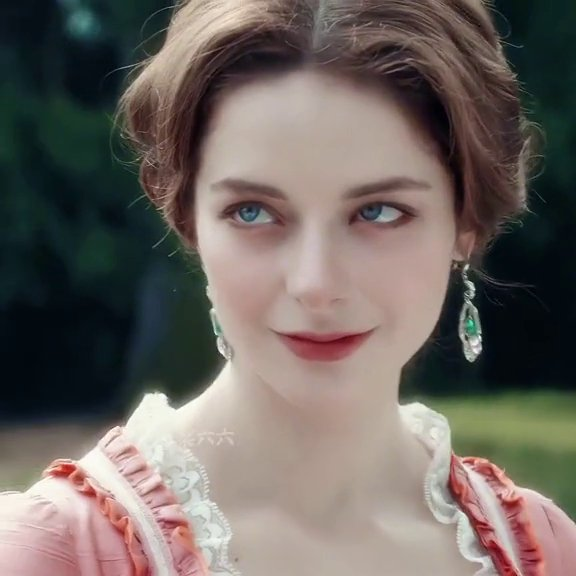
#> input picture data/processed/frames/Alesandrova Marina/Alesandrova Marina_002.jpg, 576 x 576 px; its folder holds only this picture in this run
$ python extract_frames_only.py
#> lines starting #> are read from the running program, lines starting #| are printed output that depends on the picture
#> pass 2 of the loop in generate_embeddings_from_frames, `for identity_dir in frames_dir.iterdir():`:
"""
Generate embeddings without PyTorch - using histogram-based features
"""

import os
import sys
import json
import numpy as np
from pathlib import Path
from PIL import Image
from sklearn.preprocessing import StandardScaler
from sklearn.decomposition import PCA
import warnings
warnings.filterwarnings('ignore')


def extract_histogram_features(image_path, bins=32):
    """Extract color histogram features from image."""
#> called with bins = 32
    try:
        img = Image.open(image_path).convert("RGB")
#> img is the input picture: PIL image 576x576 RGB; mean R, G, B 110.1, 101.8, 96.7
        img = img.resize((224, 224))
#> img: PIL image 224x224 RGB
        img_array = np.array(img)

        features = []

        # Color histograms for each channel
        for channel in range(3):
            hist, _ = np.histogram(img_array[:, :, channel], bins=bins, range=(0, 256))
            hist = hist.astype(np.float32) / hist.sum()  # Normalize
            features.extend(hist)
#> after the loop, features = 96 values, max 0.105 at index 22, min 3.99e-05 at index 95, mean 0.0312

        # Spatial color distribution (divide image into 4 quadrants)
        h, w = img_array.shape[:2]
#> h = 224; w = 224
        quadrants = [
            img_array[:h//2, :w//2],
            img_array[:h//2, w//2:],
            img_array[h//2:, :w//2],
            img_array[h//2:, w//2:]
        ]

        for quad in quadrants:
            for channel in range(3):
                mean_val = np.mean(quad[:, :, channel])
                std_val = np.std(quad[:, :, channel])
                features.extend([mean_val / 255.0, std_val / 255.0])
#> this loop made 4 passes
#> after the loop, features = 120 values, max 0.537 at index 114, min 3.99e-05 at index 95, mean 0.0904
#> in extract_combined_features, `color_feats = extract_histogram_features(image_path, bins=32)`: color_feats has the same summary as features in extract_histogram_features

        return np.array(features, dtype=np.float32)
    except Exception as e:
        print(f"[WARN] Failed to extract features from {image_path}: {e}")
        return None


def extract_hog_features(image_path, pixels_per_cell=32, cells_per_block=2, bins=9):
    """Extract HOG-like features without skimage."""
#> called with pixels_per_cell = 32, cells_per_block = 2, bins = 9
    try:
        from skimage import color, feature
        from skimage.transform import resize

        img = Image.open(image_path).convert("RGB")
        img = img.resize((128, 128))
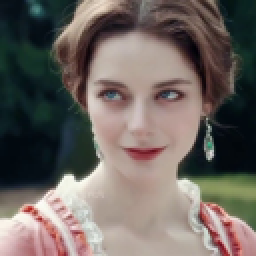
#> img: PIL image 128x128 RGB (shown 2 times larger); mean R, G, B 110.1, 101.8, 96.7
        img_array = np.array(img, dtype=np.float32) / 255.0

        # Convert to grayscale
        gray = color.rgb2gray(img_array)
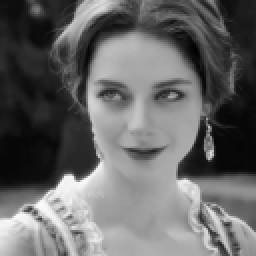
#> gray: shape (128, 128) float32 (shown 2 times larger); min 0.00476, max 0.988, mean 0.405

        # Extract HOG
        hog_features = feature.hog(
            gray,
            orientations=bins,
            pixels_per_cell=(pixels_per_cell, pixels_per_cell),
            cells_per_block=(cells_per_block, cells_per_block),
            block_norm='L2-Hys',
            visualize=False,
            feature_vector=True
        )
#> hog_features = 324 values, max 0.291 at index 9, min 0.00847 at index 223, mean 0.149

        return hog_features.astype(np.float32)
    except ImportError:
        # Fallback to simple edge features
        try:
            img = Image.open(image_path).convert("RGB")
            img = img.resize((64, 64))
            img_array = np.array(img, dtype=np.float32) / 255.0

            # Simple edge detection using gradient
            gray = np.mean(img_array, axis=2)
            dx = np.diff(gray, axis=1)
            dy = np.diff(gray, axis=0)

            # Histogram of gradients
            hist_dx, _ = np.histogram(dx.flatten(), bins=16, range=(-1, 1))
            hist_dy, _ = np.histogram(dy.flatten(), bins=16, range=(-1, 1))

            features = np.concatenate([
                hist_dx.astype(np.float32) / (hist_dx.sum() + 1e-10),
                hist_dy.astype(np.float32) / (hist_dy.sum() + 1e-10)
            ])

            return features
        except:
            return None
    except Exception as e:
        return None


def extract_combined_features(image_path):
    """Extract combined color and texture features."""
    color_feats = extract_histogram_features(image_path, bins=32)
    texture_feats = extract_hog_features(image_path)
#> texture_feats has the same summary as hog_features in extract_hog_features

    if color_feats is None and texture_feats is None:
        return None

    if color_feats is None:
        return texture_feats
    if texture_feats is None:
        return color_feats

    return np.concatenate([color_feats, texture_feats])


def generate_embeddings_from_frames(frames_dir, output_dir, batch_size=32):
    """Generate embeddings from extracted frames."""
    print("[INFO] Scanning for frames...")
    frames_dir = Path(frames_dir)

    all_frames = []
    identity_mapping = {}
    image_id_to_path = {}

    # Collect all frame paths
    for identity_dir in frames_dir.iterdir():
        if not identity_dir.is_dir():
            continue

        identity_name = identity_dir.name
        for frame_path in identity_dir.glob("*.jpg"):
            image_id = frame_path.stem
            all_frames.append(frame_path)
            identity_mapping[image_id] = identity_name
            image_id_to_path[image_id] = str(frame_path)

    print(f"[INFO] Found {len(all_frames)} frames from {len(set(identity_mapping.values()))} identities")

    if not all_frames:
        print("[WARN] No frames found!")
        return

    # Extract features
    print("[INFO] Extracting features...")
    features = []
    valid_ids = []
    valid_paths = []

    for i, frame_path in enumerate(all_frames):
        feat = extract_combined_features(frame_path)
#> feat = 444 values, max 0.537 at index 114, min 3.99e-05 at index 95, mean 0.133
        if feat is not None:
            features.append(feat)
            valid_ids.append(frame_path.stem)
            valid_paths.append(str(frame_path))

        if (i + 1) % 100 == 0:
            print(f"  Processed {i + 1}/{len(all_frames)} frames")
#> pass 2 of the loop in generate_embeddings_from_frames, `for i, frame_path in enumerate(all_frames):`:
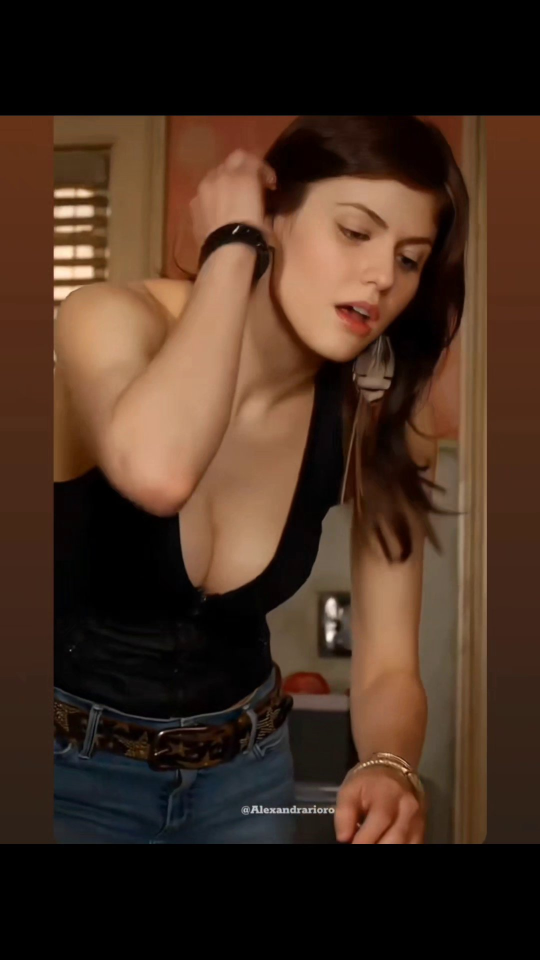
#> input picture data/processed/frames/Alexandra Daddario/Alexandra Daddario_001.jpg, 1080 x 1920 px (shown at 1/2 size)
#> in extract_histogram_features, img is the input picture: PIL image 1080x1920 RGB; mean R, G, B 68.1, 46.1, 32.4
#> in extract_histogram_features (call 2), `img = img.resize((224, 224))`:
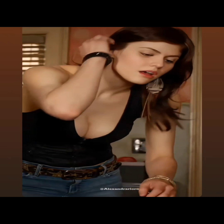
#> img: PIL image 224x224 RGB; mean R, G, B 68.1, 46.1, 32.4
#> after the loop in extract_histogram_features (call 2), `for channel in range(3):`: features = 96 values, max 0.37 at index 64, min 0 at index 92, mean 0.0312
#> the loop in extract_histogram_features (call 2), `for quad in quadrants:` made 4 passes
#> after the loop in extract_histogram_features (call 2), `for quad in quadrants:`: features = 120 values, max 0.408 at index 96, min 0 at index 92, mean 0.0618
#> in extract_hog_features (call 2), `gray = color.rgb2gray(img_array)`:
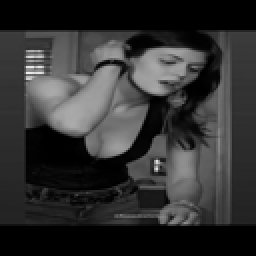
#> gray: shape (128, 128) float32 (shown 2 times larger); min 0, max 0.93, mean 0.195
#> hog_features = 324 values, max 0.29 at index 227, min 0.0138 at index 128, mean 0.146
#> feat = 444 values, max 0.408 at index 96, min 0 at index 92, mean 0.123

    if not features:
        print("[ERROR] No valid features extracted!")
        return

    print(f"[INFO] Extracted features from {len(features)} frames")
#| [INFO] Extracted features from 2 frames

    # Stack features
    X = np.array(features)
    print(f"[INFO] Feature matrix shape: {X.shape}")
#| [INFO] Feature matrix shape: (2, 444)

    # Apply PCA for dimensionality reduction
    print("[INFO] Applying PCA...")
    scaler = StandardScaler()
    X_scaled = scaler.fit_transform(X)

    # Keep enough components to explain 95% variance
    n_components = min(min(X_scaled.shape) - 1, 256)
#> n_components = 1
    pca = PCA(n_components=n_components, random_state=42)
    X_pca = pca.fit_transform(X_scaled)
#> X_pca = [-21.07, 21.07]
    print(f"[INFO] PCA reduced to {X_pca.shape[1]} components, explained variance: {pca.explained_variance_ratio_.sum():.2%}")
#| [INFO] PCA reduced to 1 components, explained variance: 100.00%

    # Normalize embeddings
    embeddings = X_pca / (np.linalg.norm(X_pca, axis=1, keepdims=True) + 1e-10)
#> embeddings = [-1, 1]

    # Save
    os.makedirs(output_dir, exist_ok=True)

    # Save embeddings
    embeddings_path = os.path.join(output_dir, "embeddings.npy")
    np.save(embeddings_path, embeddings)
    print(f"[INFO] Saved embeddings to {embeddings_path}")

    # Save mappings
    idx_to_id = {i: vid for i, vid in enumerate(valid_ids)}
    id_to_idx = {vid: i for i, vid in enumerate(valid_ids)}

    with open(os.path.join(output_dir, "image_to_idx.json"), 'w') as f:
        json.dump({vid: i for i, vid in enumerate(valid_ids)}, f, indent=2)

    with open(os.path.join(output_dir, "image_to_identity.json"), 'w', encoding='utf-8') as f:
        json.dump(identity_mapping, f, indent=2, ensure_ascii=False)

    with open(os.path.join(output_dir, "image_to_path.json"), 'w', encoding='utf-8') as f:
        json.dump(image_id_to_path, f, indent=2, ensure_ascii=False)

    # Save metadata
    metadata = {
        "n_images": len(valid_ids),
        "embedding_dim": embeddings.shape[1],
        "n_identities": len(set(identity_mapping.values())),
        "feature_type": "color_histogram + hog",
        "pca_components": n_components,
        "explained_variance": float(pca.explained_variance_ratio_.sum())
    }

    with open(os.path.join(output_dir, "metadata.json"), 'w') as f:
        json.dump(metadata, f, indent=2)

    print(f"[INFO] Saved metadata: {metadata}")
#| [INFO] Saved metadata: {'n_images': 2, 'embedding_dim': 1, 'n_identities': 2, 'feature_type': 'color_histogram + hog', 'pca_components': 1, 'explained_variance': 1.0}
    print()
    print("[DONE] Embedding generation complete!")

    return metadata


def main():
    import argparse
    parser = argparse.ArgumentParser()
    parser.add_argument("--frames_dir", type=str, default="./data/processed/frames")
    parser.add_argument("--output_dir", type=str, default="./data/processed")
    args = parser.parse_args()

    generate_embeddings_from_frames(args.frames_dir, args.output_dir)


if __name__ == "__main__":
    main()
